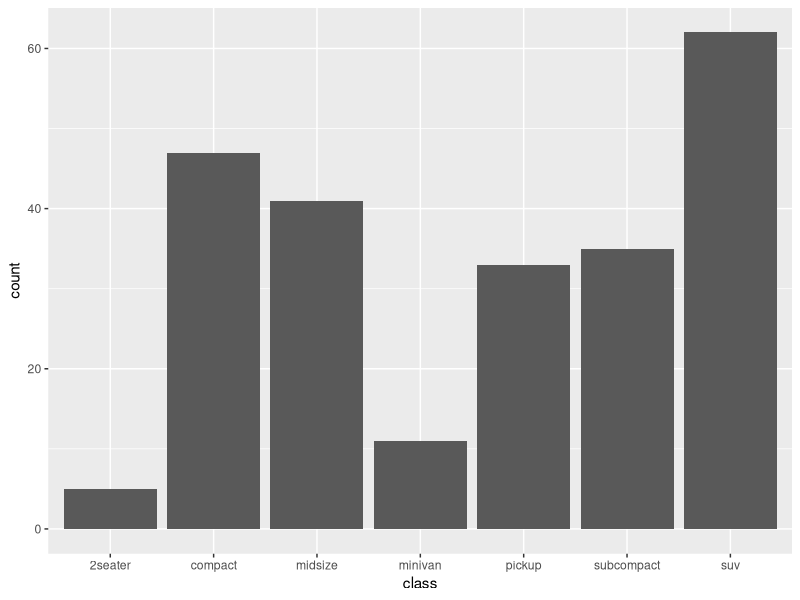
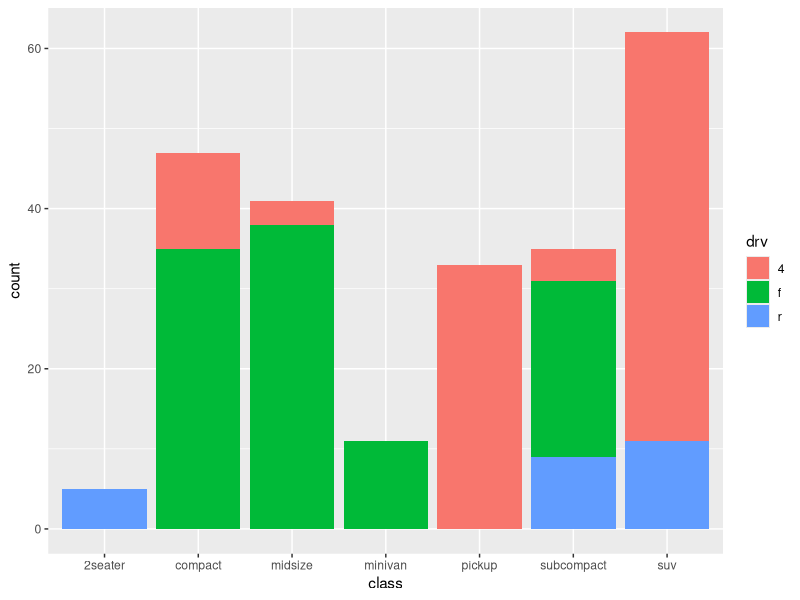
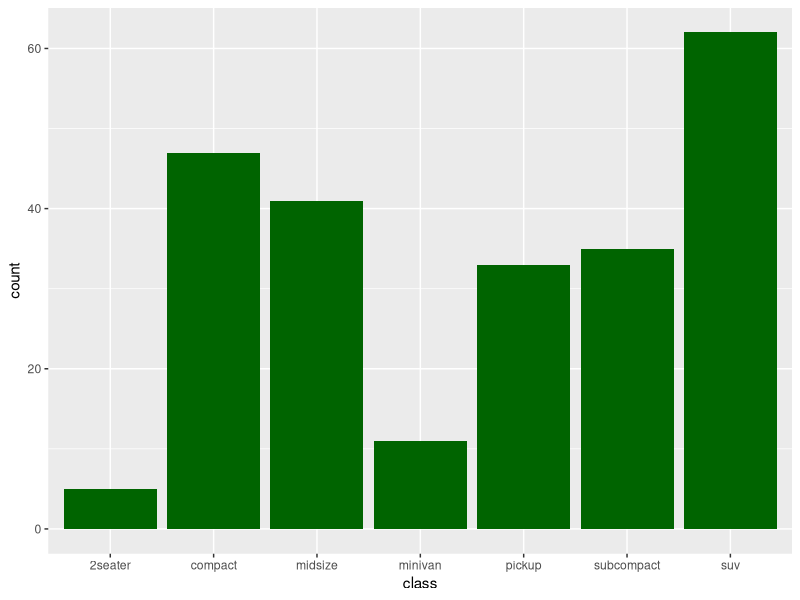
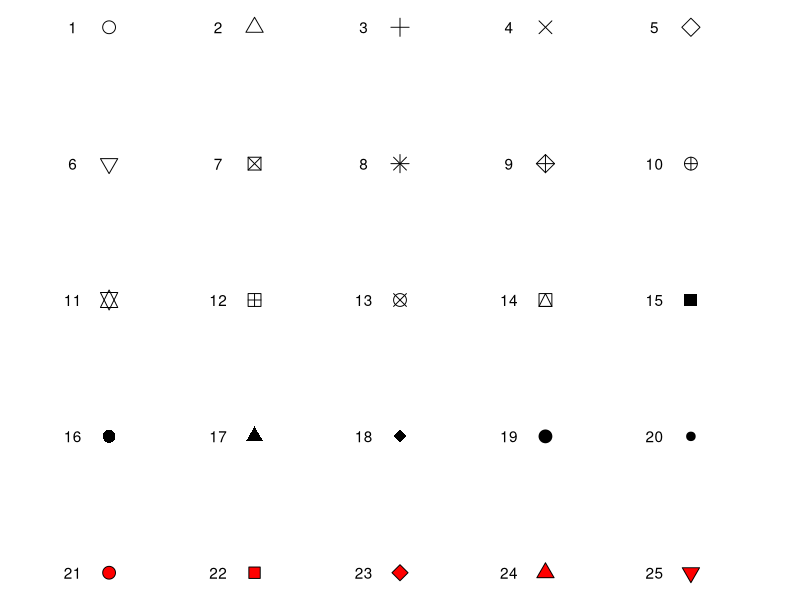
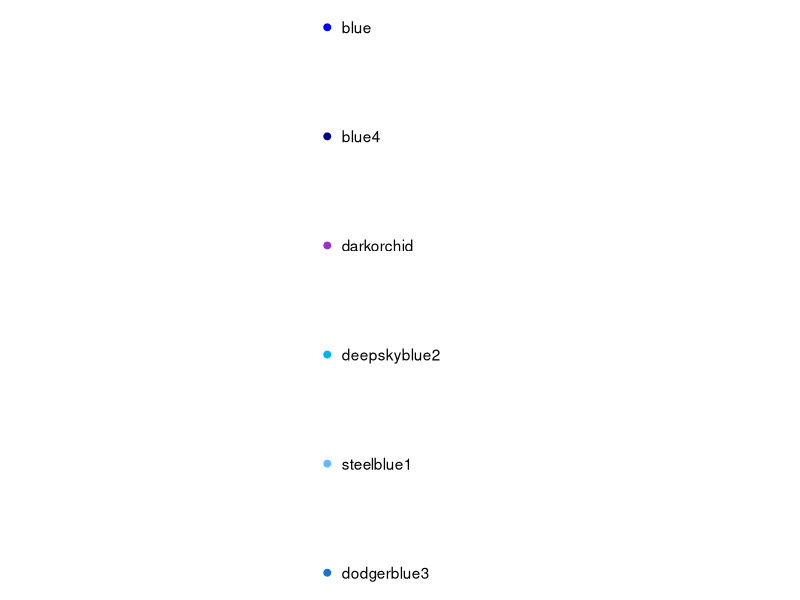
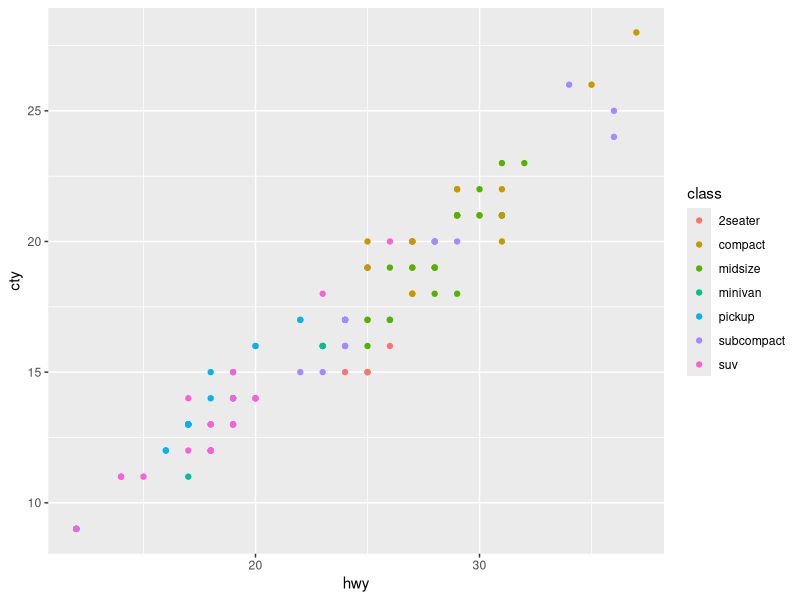
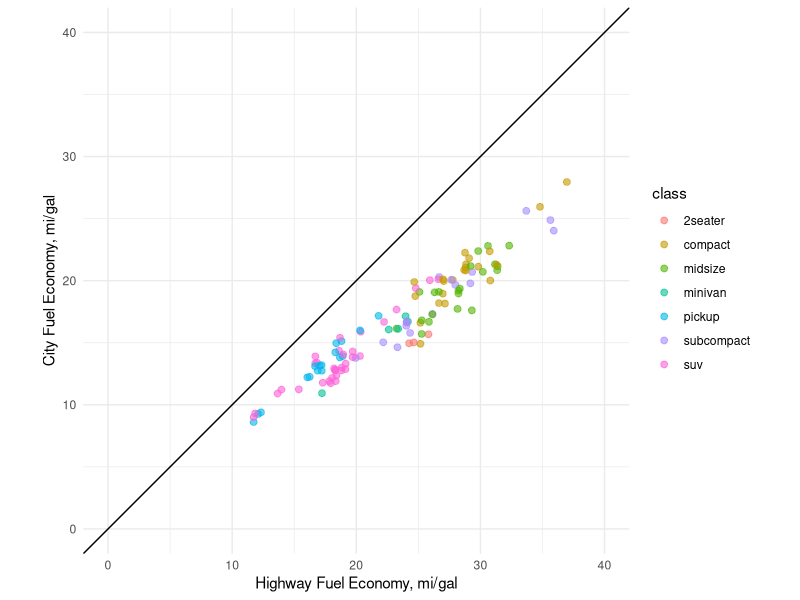
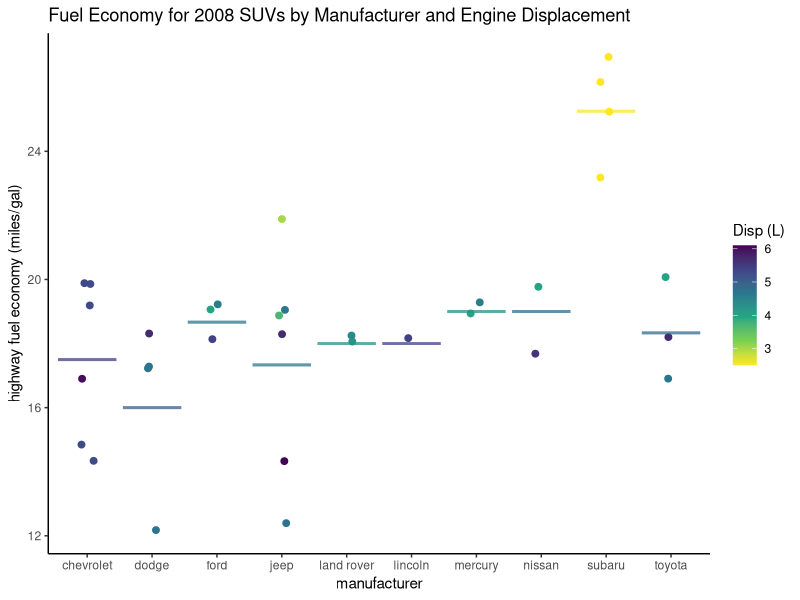

Here is the R script that generated these plots, in order:
## ---- chunk 1
library(tidyverse)
library(scales)
library(kableExtra)
## ---- chunk 2

# use ggplot() to map the data and a single aesthetic (variable = class)
ggplot(data = mpg, aes(x = class)) + 
  geom_bar() # call to a specific geom to plot the mapped data
## ---- chunk 3

# call to ggplot to map the data and a single aesthetic
ggplot(data = mpg, aes(x = class, fill = drv)) +
  geom_bar()  # call to a specific geom to plot the mapped data
## ---- chunk 4
aes_vals <- data.frame(aes = c("`x`", "`y`", "`shape`",
                               "`color`", "`fill`", "`size`",
                               "`alpha`", "`linetype`"),
                       desc = c("Variable to plot on x-axis", 
                                "Variable to plot on y-axis", 
                                "Shape of the element being plotted",
                                "Color of border of elements", 
                                "Color of inside of elements",
                                "Size of the element", 
                                "Transparency (1: opaque; 0: transparent)",
                                "Type of line (e.g., solid, dashed)"))
knitr::kable(aes_vals, 
             col.names = c("Code", "Description"), 
             caption = "Common Plot Aesthetics")
## ---- chunk 5
plot_funcs <- data.frame(type = c("Histogram (1 numeric variable)",
                                  "Scatterplot (2 numeric variables)",
                                  "Boxplot (1 numeric variable, possibly 1 factor variable)",
                                  "Line graph (2 numeric variables)"), 
                         ggplot2_func = c("`geom_histogram()`",
                                          "`geom_point()`",
                                          "`geom_boxplot()`",
                                          "`geom_line()`"))
knitr::kable(plot_funcs, 
             col.names = c("Plot type", "ggplot2 function"),
             caption = "Common Plot Aesthetics")
## ---- chunk 6

# call to ggplot where one `fill` overrides another
ggplot(data = mpg, aes(x = class, fill = drv)) +
  geom_bar(fill = "darkgreen")
## ---- chunk 7
x <- rep(1:5, 5)
y <- rep(1:5, each = 5)
my.shapes <- 1:25
to_plot <- tibble(x = x, y = y, shape = my.shapes)
ggplot(to_plot, aes(x = x, y = y)) + 
  geom_point(shape = my.shapes, size = 4, color = "black", fill = "red") + 
  geom_text(label = my.shapes, nudge_x = -0.25) +
  xlim(c(0.5, 5.5)) + 
  theme_void() + 
  scale_y_reverse()
## ---- chunk 8
x <- rep(0, 6)
y <- 1:6
my.colors <- c("blue", "blue4", "darkorchid", 
               "deepskyblue2", "steelblue1", "dodgerblue3")
to_plot <- tibble(x = x, y = y, color = my.colors)
ggplot(to_plot, aes(x = x, y = y)) + 
  geom_point(color = my.colors, size = 2) + 
  geom_text(label = my.colors, hjust = 0, nudge_x = 0.05) + 
  theme_void() + 
  xlim(c(-1, 1.5)) +
  scale_y_reverse()
## ---- chunk 9
plot_adds <- data.frame(add = c("`ggtitle()`",
                                "`xlab()`, `ylab()`",
                                "`xlim()`, `ylim()`",
                                "`scale_x_log10()`"),
                        descrip = c("Plot title",
                                    "Labels for x- and y-axis",
                                    "Limits of x- and y-axis",
                                    "Log scale of x-axis"))
knitr::kable(plot_adds, 
             col.names = c("Element", "Description"),
             caption = "Common Scale Elements")
## ---- chunk 10
# quantitative summary in pipe
mpg %>% 
  dplyr::filter(year == 2008) %>%
  dplyr::group_by(class) %>%
  dplyr::tally() %>% 
  dplyr::ungroup()
## ---- chunk 11

# load required R packages
library(dplyr) # for data wrangling and manipulation
library(ggplot2) # for data visualization
## alternatively, use `library(tidyverse)`, if you will need multiple packages

ggplot2::ggplot() +
  geom_point(data = dplyr::filter(mpg, year == 2008), # filter data
             aes(x = hwy, y = cty, color = class)) # assign x, y, and color
## ---- chunk 12
# call to ggplot, note that data and aesthetics are called in first geom layer
ggplot2::ggplot() +
  # first geom layer (jitter)
  geom_jitter(data = dplyr::filter(mpg, year == 2008),
             aes(x = hwy, y = cty, color = class),
             width = 0.4,
             alpha = 0.6,
             size = 2) +
  # second geom layer (line)
  geom_abline(intercept = 0,
              slope = 1) +
  # call fixed coordinate system
  coord_fixed() +
  # set axis limits
  xlim(c(0,40)) +
  ylim(c(0,40)) +
  # add axis labels
  xlab("Highway Fuel Economy, mi/gal") +
  ylab("City Fuel Economy, mi/gal") +
  # adopt theme without grey background
  theme_minimal()
## ---- chunk 13

# use dplyr to create a summary subset from the `mpg` dataframe
mpg_subset <- mpg %>%
  dplyr::filter(class == "suv", year == 2008) %>%
  dplyr::group_by(manufacturer) %>%
  dplyr::summarize(hwy_mean = mean(hwy), displ_mean = mean(displ))

# call to ggplot, note that data and aesthetics are called in each geom layer
ggplot() +
  # first layer - note the main dataframe was called
  geom_jitter(data = filter(mpg, class == "suv" & year == 2008),
           aes(x = manufacturer, 
               y = hwy, 
               color = displ),
           width = 0.1,
           size = 2) +
  # second layer - note the subset dataframe was called 
  geom_errorbar(data = mpg_subset,
             aes(x = manufacturer,
                 ymin = hwy_mean,
                 ymax = hwy_mean,
                 color = displ_mean),
             alpha = 0.5,
             size = 1) +
  # customize plot labels
  labs(title = "Fuel Economy for 2008 SUVs by Manufacturer and Engine Displacement",
       color = "Disp (L)") +
  ylab("highway fuel economy (miles/gal)") +
  # add a fancy color scale
  scale_color_viridis_c(option = "D", direction = -1) +
  # adopt a theme without gray background
  theme_classic() 
